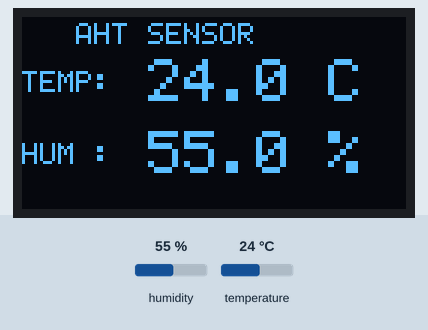
Recording of a program running on a simulated ESP32-S3. Shown: 128×64 one-colour display. Wiring (inferred from the names in the program): AHT10/20 sensor at I2C address 0x38; SSD1306 OLED at I2C address 0x3C. Inputs (shaded band) come from the test bench; at power-on: humidity 55 %, temperature 24 °C. What the program prints to the serial monitor is not drawn.

Above: at 3.1 s.
3.2 s: humidity set to 40 %
At 4.3 s:
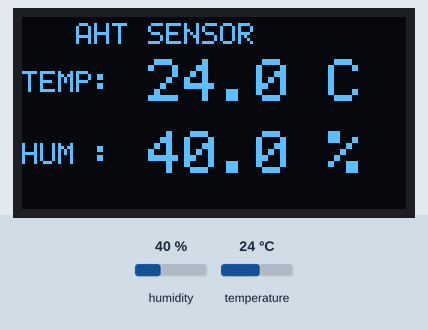
4.9 s: temperature set to 12 °C
At 5.9 s:
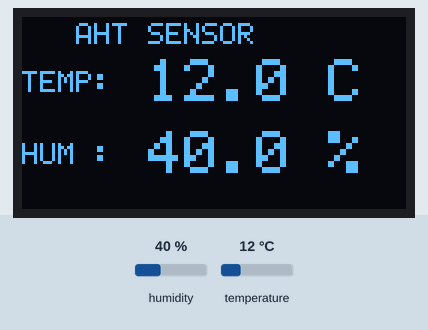
6.9 s: humidity set to 22 %
At 8.3 s:
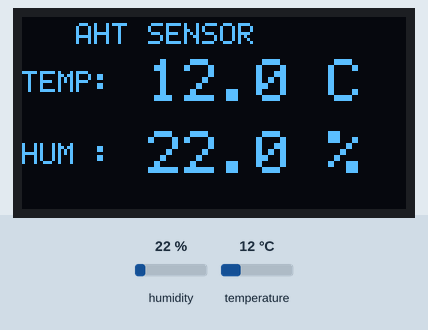
9.0 s: temperature set to 19 °C
At 9.9 s:
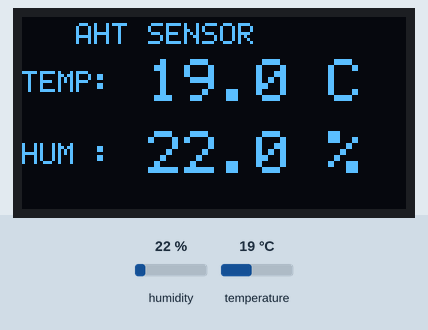
Timing chart, 0 to 12.0 s (numbered marks = the images above; inputs shaded):
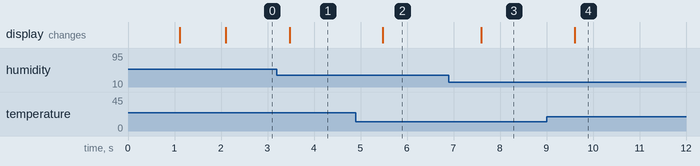

Measured:
- after the input at 3.2 s, the display: changes after 0.28 s (image 1)
- after the input at 4.9 s, the display: changes after 0.58 s (image 2)
- after the input at 6.9 s, the display: changes after 0.70 s (image 3)
- after the input at 9.0 s, the display: changes after 0.60 s (image 4)

The program:

main.cpp
```cpp
#include <Arduino.h>
#include <Wire.h>

// ===============================
// CONFIGURACION I2C
// ===============================
constexpr uint8_t SDA_PIN = 8;
constexpr uint8_t SCL_PIN = 9;
constexpr uint32_t I2C_FREQ = 400000;
constexpr uint32_t SERIAL_BAUD = 115200;

// ===============================
// DIRECCIONES I2C
// ===============================
constexpr uint8_t OLED_ADDR = 0x3C;
constexpr uint8_t AHT_ADDR  = 0x38;

// ===============================
// OLED SSD1306 128x64
// ===============================
constexpr uint8_t SCREEN_WIDTH = 128;
constexpr uint8_t SCREEN_HEIGHT = 64;
constexpr size_t FRAMEBUFFER_SIZE = SCREEN_WIDTH * SCREEN_HEIGHT / 8;

uint8_t framebuffer[FRAMEBUFFER_SIZE];

// ===============================
// FUENTE 5x7 BASICA
// Solo incluye caracteres que usaremos
// ===============================
const uint8_t font5x7[][5] = {
  // espacio 32
  {0x00,0x00,0x00,0x00,0x00}, // ' '
  {0x00,0x00,0x5F,0x00,0x00}, // !
  {0x00,0x07,0x00,0x07,0x00}, // "
  {0x14,0x7F,0x14,0x7F,0x14}, // #
  {0x24,0x2A,0x7F,0x2A,0x12}, // $
  {0x23,0x13,0x08,0x64,0x62}, // %
  {0x36,0x49,0x55,0x22,0x50}, // &
  {0x00,0x05,0x03,0x00,0x00}, // '
  {0x00,0x1C,0x22,0x41,0x00}, // (
  {0x00,0x41,0x22,0x1C,0x00}, // )
  {0x14,0x08,0x3E,0x08,0x14}, // *
  {0x08,0x08,0x3E,0x08,0x08}, // +
  {0x00,0x50,0x30,0x00,0x00}, // ,
  {0x08,0x08,0x08,0x08,0x08}, // -
  {0x00,0x60,0x60,0x00,0x00}, // .
  {0x20,0x10,0x08,0x04,0x02}, // /
  {0x3E,0x51,0x49,0x45,0x3E}, // 0
  {0x00,0x42,0x7F,0x40,0x00}, // 1
  {0x42,0x61,0x51,0x49,0x46}, // 2
  {0x21,0x41,0x45,0x4B,0x31}, // 3
  {0x18,0x14,0x12,0x7F,0x10}, // 4
  {0x27,0x45,0x45,0x45,0x39}, // 5
  {0x3C,0x4A,0x49,0x49,0x30}, // 6
  {0x01,0x71,0x09,0x05,0x03}, // 7
  {0x36,0x49,0x49,0x49,0x36}, // 8
  {0x06,0x49,0x49,0x29,0x1E}, // 9
  {0x00,0x36,0x36,0x00,0x00}, // :
  {0x00,0x56,0x36,0x00,0x00}, // ;
  {0x08,0x14,0x22,0x41,0x00}, // <
  {0x14,0x14,0x14,0x14,0x14}, // =
  {0x00,0x41,0x22,0x14,0x08}, // >
  {0x02,0x01,0x51,0x09,0x06}, // ?
  {0x32,0x49,0x79,0x41,0x3E}, // @
  {0x7E,0x11,0x11,0x11,0x7E}, // A
  {0x7F,0x49,0x49,0x49,0x36}, // B
  {0x3E,0x41,0x41,0x41,0x22}, // C
  {0x7F,0x41,0x41,0x22,0x1C}, // D
  {0x7F,0x49,0x49,0x49,0x41}, // E
  {0x7F,0x09,0x09,0x09,0x01}, // F
  {0x3E,0x41,0x49,0x49,0x7A}, // G
  {0x7F,0x08,0x08,0x08,0x7F}, // H
  {0x00,0x41,0x7F,0x41,0x00}, // I
  {0x20,0x40,0x41,0x3F,0x01}, // J
  {0x7F,0x08,0x14,0x22,0x41}, // K
  {0x7F,0x40,0x40,0x40,0x40}, // L
  {0x7F,0x02,0x0C,0x02,0x7F}, // M
  {0x7F,0x04,0x08,0x10,0x7F}, // N
  {0x3E,0x41,0x41,0x41,0x3E}, // O
  {0x7F,0x09,0x09,0x09,0x06}, // P
  {0x3E,0x41,0x51,0x21,0x5E}, // Q
  {0x7F,0x09,0x19,0x29,0x46}, // R
  {0x46,0x49,0x49,0x49,0x31}, // S
  {0x01,0x01,0x7F,0x01,0x01}, // T
  {0x3F,0x40,0x40,0x40,0x3F}, // U
  {0x1F,0x20,0x40,0x20,0x1F}, // V
  {0x3F,0x40,0x38,0x40,0x3F}, // W
  {0x63,0x14,0x08,0x14,0x63}, // X
  {0x07,0x08,0x70,0x08,0x07}, // Y
  {0x61,0x51,0x49,0x45,0x43}, // Z
};

void clearFramebuffer() {
  memset(framebuffer, 0x00, sizeof(framebuffer));
}

void setPixel(int x, int y, bool on = true) {
  if (x < 0 || y < 0 || x >= SCREEN_WIDTH || y >= SCREEN_HEIGHT) return;
  size_t index = x + (y / 8) * SCREEN_WIDTH;
  uint8_t mask = 1 << (y & 7);
  if (on) framebuffer[index] |= mask;
  else framebuffer[index] &= ~mask;
}

void drawChar5x7(int x, int y, char c, bool scale2 = false) {
  if (c < 32 || c > 90) c = ' ';
  const uint8_t *glyph = font5x7[c - 32];

  for (int col = 0; col < 5; col++) {
    uint8_t bits = glyph[col];
    for (int row = 0; row < 7; row++) {
      bool on = bits & (1 << row);
      if (scale2) {
        if (on) {
          setPixel(x + col * 2,     y + row * 2,     true);
          setPixel(x + col * 2 + 1, y + row * 2,     true);
          setPixel(x + col * 2,     y + row * 2 + 1, true);
          setPixel(x + col * 2 + 1, y + row * 2 + 1, true);
        }
      } else {
        if (on) setPixel(x + col, y + row, true);
      }
    }
  }
}

void drawText(int x, int y, const String &text, bool scale2 = false) {
  int cursorX = x;
  for (size_t i = 0; i < text.length(); i++) {
    drawChar5x7(cursorX, y, text[i], scale2);
    cursorX += scale2 ? 12 : 6;
  }
}

// ===============================
// OLED
// ===============================
bool oledWriteCommand(uint8_t cmd) {
  Wire.beginTransmission(OLED_ADDR);
  Wire.write(0x00);
  Wire.write(cmd);
  return Wire.endTransmission() == 0;
}

bool oledWriteCommands(const uint8_t *cmds, size_t len) {
  for (size_t i = 0; i < len; i++) {
    if (!oledWriteCommand(cmds[i])) return false;
  }
  return true;
}

bool oledWriteData(const uint8_t *data, size_t len) {
  size_t offset = 0;
  while (offset < len) {
    Wire.beginTransmission(OLED_ADDR);
    Wire.write(0x40);
    size_t chunk = min(static_cast<size_t>(16), len - offset);
    for (size_t i = 0; i < chunk; i++) {
      Wire.write(data[offset + i]);
    }
    if (Wire.endTransmission() != 0) return false;
    offset += chunk;
  }
  return true;
}

bool oledInit() {
  const uint8_t initSeq[] = {
    0xAE,
    0xD5, 0x80,
    0xA8, 0x3F,
    0xD3, 0x00,
    0x40,
    0x8D, 0x14,
    0x20, 0x00,
    0xA1,
    0xC8,
    0xDA, 0x12,
    0x81, 0xCF,
    0xD9, 0xF1,
    0xDB, 0x40,
    0xA4,
    0xA6,
    0x2E,
    0xAF
  };
  return oledWriteCommands(initSeq, sizeof(initSeq));
}

bool oledShow() {
  const uint8_t addrSeq[] = {
    0x21, 0x00, 0x7F,
    0x22, 0x00, 0x07
  };
  if (!oledWriteCommands(addrSeq, sizeof(addrSeq))) return false;
  return oledWriteData(framebuffer, FRAMEBUFFER_SIZE);
}

// ===============================
// AHT10 / AHT20
// ===============================
bool pingI2C(uint8_t addr) {
  Wire.beginTransmission(addr);
  return Wire.endTransmission() == 0;
}

bool ahtInit() {
  Wire.beginTransmission(AHT_ADDR);
  Wire.write(0xE1);
  Wire.write(0x08);
  Wire.write(0x00);
  return Wire.endTransmission() == 0;
}

bool ahtTriggerMeasurement() {
  Wire.beginTransmission(AHT_ADDR);
  Wire.write(0xAC);
  Wire.write(0x33);
  Wire.write(0x00);
  return Wire.endTransmission() == 0;
}

bool ahtRead(float &temperatureC, float &humidityRH) {
  if (!ahtTriggerMeasurement()) {
    return false;
  }

  delay(80);

  Wire.requestFrom(AHT_ADDR, (uint8_t)6);
  if (Wire.available() < 6) {
    return false;
  }

  uint8_t b0 = Wire.read();
  uint8_t b1 = Wire.read();
  uint8_t b2 = Wire.read();
  uint8_t b3 = Wire.read();
  uint8_t b4 = Wire.read();
  uint8_t b5 = Wire.read();

  if (b0 & 0x80) {
    return false;
  }

  uint32_t rawHumidity = ((uint32_t)b1 << 12) | ((uint32_t)b2 << 4) | (b3 >> 4);
  uint32_t rawTemp = (((uint32_t)b3 & 0x0F) << 16) | ((uint32_t)b4 << 8) | b5;

  humidityRH = (rawHumidity * 100.0f) / 1048576.0f;
  temperatureC = (rawTemp * 200.0f) / 1048576.0f - 50.0f;

  return true;
}

// ===============================
// PANTALLA DE DATOS
// ===============================
void drawSensorScreen(float tempC, float humRH) {
  clearFramebuffer();

  drawText(18, 2, "AHT SENSOR", false);
  drawText(0, 18, "TEMP:", false);
  drawText(0, 42, "HUM :", false);

  String t = String(tempC, 1) + " C";
  String h = String(humRH, 1) + " %";

  drawText(42, 14, t, true);
  drawText(42, 38, h, true);

  oledShow();
}

void drawErrorScreen(const char *line1, const char *line2 = "") {
  clearFramebuffer();
  drawText(0, 8, "ERROR", true);
  drawText(0, 34, String(line1), false);
  drawText(0, 46, String(line2), false);
  oledShow();
}

// ===============================
// SETUP / LOOP
// ===============================
void setup() {
  Serial.begin(SERIAL_BAUD);
  delay(1000);

  Serial.println();
  Serial.println("Iniciando sistema I2C...");
  Serial.println("SDA = GPIO 8");
  Serial.println("SCL = GPIO 9");

  Wire.begin(SDA_PIN, SCL_PIN, I2C_FREQ);
  Wire.setTimeOut(50);

  if (!pingI2C(OLED_ADDR)) {
    Serial.println("No responde la OLED en 0x3C");
    while (true) delay(1000);
  }

  if (!pingI2C(AHT_ADDR)) {
    Serial.println("No responde el sensor en 0x38");
    oledInit();
    drawErrorScreen("NO SENSOR 0x38");
    while (true) delay(1000);
  }

  if (!oledInit()) {
    Serial.println("Error al inicializar la OLED");
    while (true) delay(1000);
  }

  if (!ahtInit()) {
    Serial.println("Error al inicializar AHT");
    drawErrorScreen("AHT INIT FAIL");
    while (true) delay(1000);
  }

  drawErrorScreen("INICIANDO...");
  delay(800);
}

void loop() {
  float temperature = 0.0f;
  float humidity = 0.0f;

  if (ahtRead(temperature, humidity)) {
    Serial.print("Temperatura: ");
    Serial.print(temperature, 1);
    Serial.print(" C | Humedad: ");
    Serial.print(humidity, 1);
    Serial.println(" %");

    drawSensorScreen(temperature, humidity);
  } else {
    Serial.println("Error leyendo el sensor 0x38");
    drawErrorScreen("ERROR LECTURA", "SENSOR 0x38");
  }

  delay(500);
}
```
